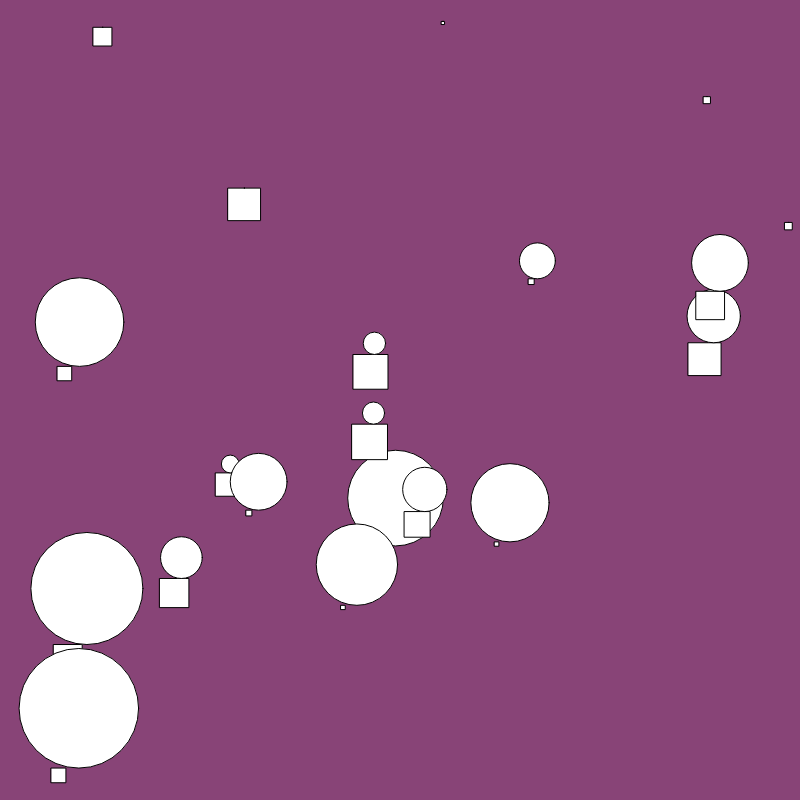
Frame 1 (no input)
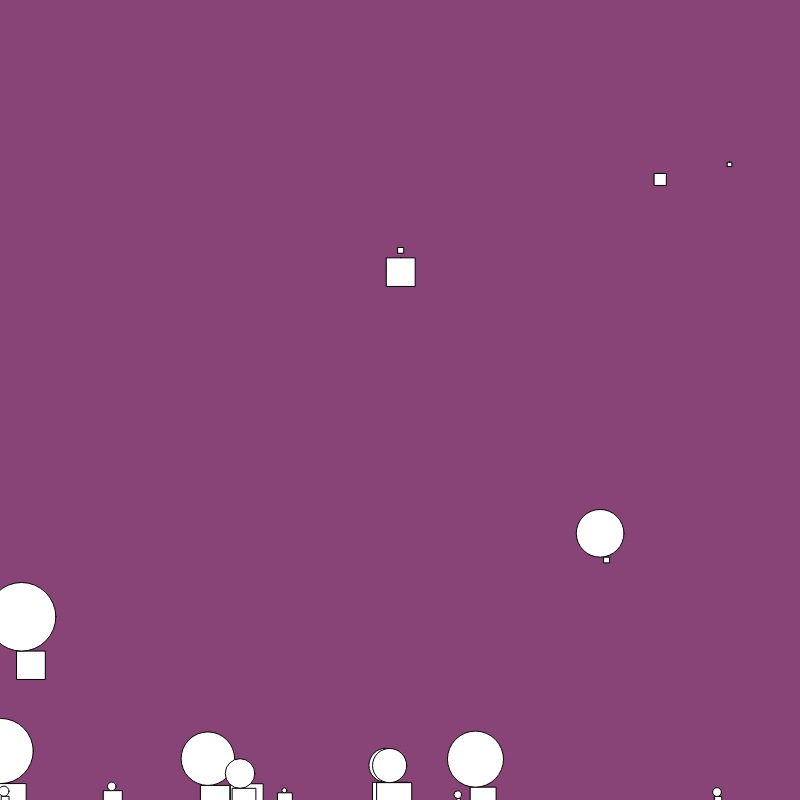
Frame 60 (no input)
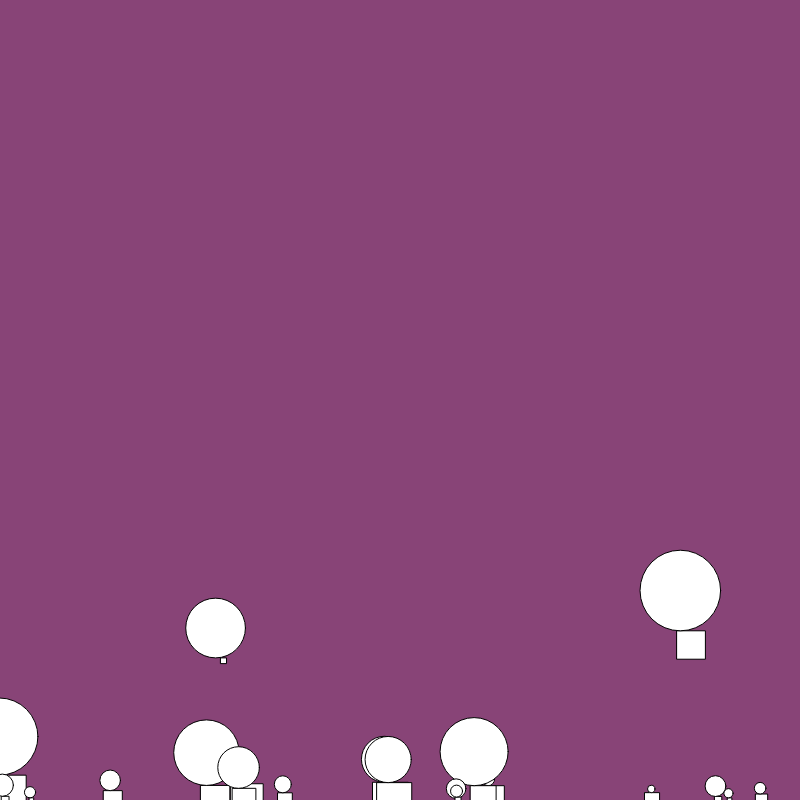
Frame 120 (the mouse pressed at the canvas centre since frame 60)

The p5.js sketch that drew these frames (run headless with seeded random() and noise() and a simulated clock; from frame 60 on, the mouse is pressed at the canvas centre):

// p5.js sketch
// ── sketch.js
let minLoad = 1;
let maxLoad = 20;

let maxInflation = maxLoad * 3;

let maxWind = 1.5;

let gravity = 1;

let balloons = [];

let wind = 0.0;
let noise_x = 0.0;

class Balloon
{
    constructor ( pos, load, inflation )
    {

        this.load = load;

        this.pos = pos;

        this.inflation = inflation

        this.velocity = createVector ( 0, 0 );
    }

    update ()
    {
        let acceleration = createVector ( 0, 0 );

        let lift = ( this.load - this.inflation ) / maxLoad;

        acceleration.add ( createVector ( 0, lift ) );

        acceleration.add ( createVector ( 0, gravity ) );

        if ( this.pos.y < height - 10 )
        {
            let w = wind * ( this.inflation / maxInflation );
            acceleration.add ( createVector ( w, 0 ) );
        }

        this.velocity.add ( acceleration );

        this.pos.add ( this.velocity );

        if ( this.pos.y > height )
        {
            this.pos.y = height;
            this.velocity = createVector ( 0, 0 );
        }

        if ( this.pos.y < height / 3 )
            this.inflation = 0;

        this.pos.x = ( width + this.pos.x ) % width;

        this.inflation = Math.min ( this.inflation + 0.1, maxInflation );
    }

    display ()
    {
        rectMode ( RADIUS );
        square ( this.pos.x, this.pos.y, this.load );

        let b_rad = this.inflation;

        let b_windx = map ( wind, -maxWind, maxWind, -b_rad, b_rad );
        let b_x = this.pos.x + b_windx;
        let b_y = this.pos.y - b_rad - this.load;

        circle ( b_x, b_y, b_rad * 2 );
    }
}

function setup() 
{
    createCanvas(800, 800);

    for ( let i=0; i < 20; i++ )
    {
        let load = random ( minLoad, maxLoad );

        let pos = createVector ( random ( load, width-load ),
                                 random ( load, height-load ) );

        let inflation = random ( 0, maxInflation );

        balloons.push ( new Balloon ( pos, load, inflation ) );
    }
}

function draw() 
{
    background ( '#884477' );

    wind = map ( noise ( noise_x ), 0, 1, -maxWind, maxWind );

    noise_x += 0.01;

    balloons.forEach ( ( b ) =>
    {
        b.update ();
        b.display ();
    });
}
